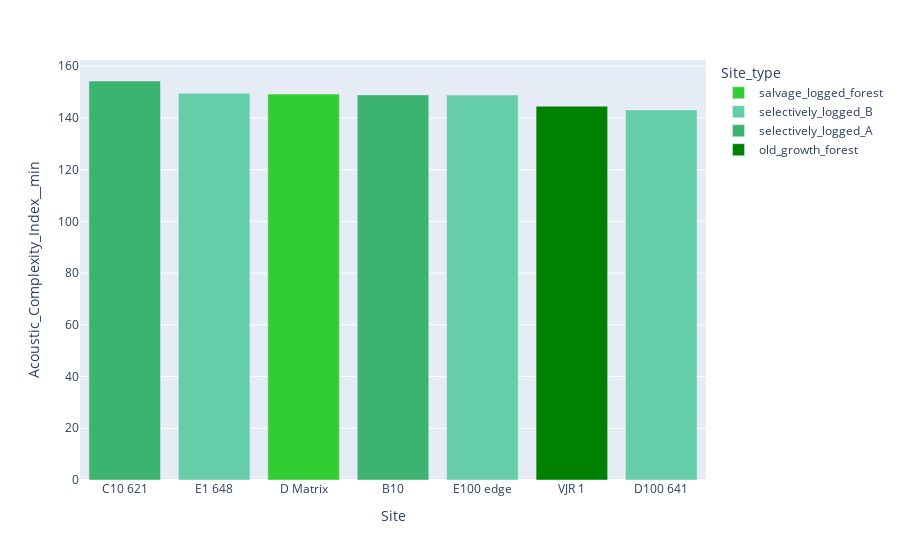

The cell this chart's notebook holds for it:
### Markdown cell above
### it seems like old_growth_forests indeed have lower values
- or, we are looking at the wrong metric...
- Acoustic_Complexity_Index__min is actually the single rounded value that is outputted why running the original funciton from the 'Acoustic_indices' repository

### Code cell
fig = px.bar(dfaxic6am, 
             x = 'Site', 
             y = 'Acoustic_Complexity_Index__min', 
             color = 'Site_type', 
             color_discrete_map = color_discrete_map,
            )
fig.update_layout(xaxis ={'categoryorder':'total descending'})

fig.show()

### Figure 1 — Plotly figure (JSON) as saved in the notebook; plotly's stock layout.template omitted (floating-point values rounded to 4 significant figures)
{"data": [{"alignmentgroup": "True", "hovertemplate": "Site_type=salvage_logged_forest<br>Site=%{x}<br>Acoustic_Complexity_Index__min=%{y}<extra></extra>", "legendgroup": "salvage_logged_forest", "marker": {"color": "LimeGreen"}, "name": "salvage_logged_forest", "offsetgroup": "salvage_logged_forest", "orientation": "v", "showlegend": true, "textposition": "auto", "type": "bar", "x": ["D Matrix"], "xaxis": "x", "y": [149.2], "yaxis": "y"}, {"alignmentgroup": "True", "hovertemplate": "Site_type=selectively_logged_B<br>Site=%{x}<br>Acoustic_Complexity_Index__min=%{y}<extra></extra>", "legendgroup": "selectively_logged_B", "marker": {"color": "MediumAquaMarine"}, "name": "selectively_logged_B", "offsetgroup": "selectively_logged_B", "orientation": "v", "showlegend": true, "textposition": "auto", "type": "bar", "x": ["E1 648", "D100 641", "E100 edge"], "xaxis": "x", "y": [149.6, 143.1, 148.9], "yaxis": "y"}, {"alignmentgroup": "True", "hovertemplate": "Site_type=selectively_logged_A<br>Site=%{x}<br>Acoustic_Complexity_Index__min=%{y}<extra></extra>", "legendgroup": "selectively_logged_A", "marker": {"color": "MediumSeaGreen"}, "name": "selectively_logged_A", "offsetgroup": "selectively_logged_A", "orientation": "v", "showlegend": true, "textposition": "auto", "type": "bar", "x": ["B10", "C10 621"], "xaxis": "x", "y": [148.9, 154.3], "yaxis": "y"}, {"alignmentgroup": "True", "hovertemplate": "Site_type=old_growth_forest<br>Site=%{x}<br>Acoustic_Complexity_Index__min=%{y}<extra></extra>", "legendgroup": "old_growth_forest", "marker": {"color": "green"}, "name": "old_growth_forest", "offsetgroup": "old_growth_forest", "orientation": "v", "showlegend": true, "textposition": "auto", "type": "bar", "x": ["VJR 1"], "xaxis": "x", "y": [144.6], "yaxis": "y"}], "layout": {"autosize": true, "barmode": "relative", "legend": {"title": {"text": "Site_type"}, "tracegroupgap": 0}, "margin": {"t": 60}, "xaxis": {"anchor": "y", "autorange": true, "categoryorder": "total descending", "domain": [0, 1], "range": [-0.5, 6.5], "title": {"text": "Site"}, "type": "category"}, "yaxis": {"anchor": "x", "autorange": true, "domain": [0, 1], "range": [0, 162.4], "title": {"text": "Acoustic_Complexity_Index__min"}, "type": "linear"}}}
